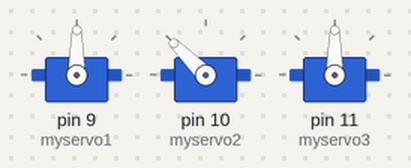
A sketch run on a simulated Arduino Uno, built with avr-gcc and run on an emulated ATmega328P. On the bench: 3 × servo.

Above: at 0.3 s.
Timing chart, 0 to 1.8 s (numbered marks = the images above):
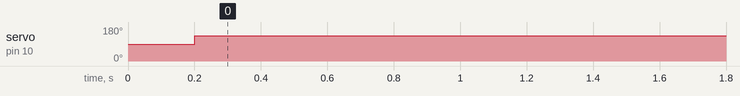

The sketch:

Servo_Installation_Angle_Initialization.ino
```cpp
#include <Servo.h>

int claw_degress;
int arm_degress;
int base_degress;

Servo myservo1;//servo of claw
Servo myservo2;//servo of arm
Servo myservo3;//servo of base

void setup(){
  claw_degress = 90;//initialize the angle value of claw servo 1
  arm_degress = 135;//initialize the angle value of arm servo 2
  base_degress = 90;//initialize the angle value of base servo 3
  myservo1.attach(9);//claw Servo 1 is connected to D9
  myservo2.attach(10);//arm Servo 2 is connected to D10
  myservo3.attach(11);//base Servo 3 is connected to D11
}
void loop(){
  myservo1.write(claw_degress);//make claw servo 1 rotate to 90°
  delay(200);
  myservo2.write(arm_degress);//make arm servo 2 rotate to 135°
  delay(200);
  myservo3.write(base_degress);//make base servo 3 rotate to 90°
  delay(200);
}
```

Measured:
- by itself, servo on pin 10 (myservo2): 90° → 135° at 0.20 s
